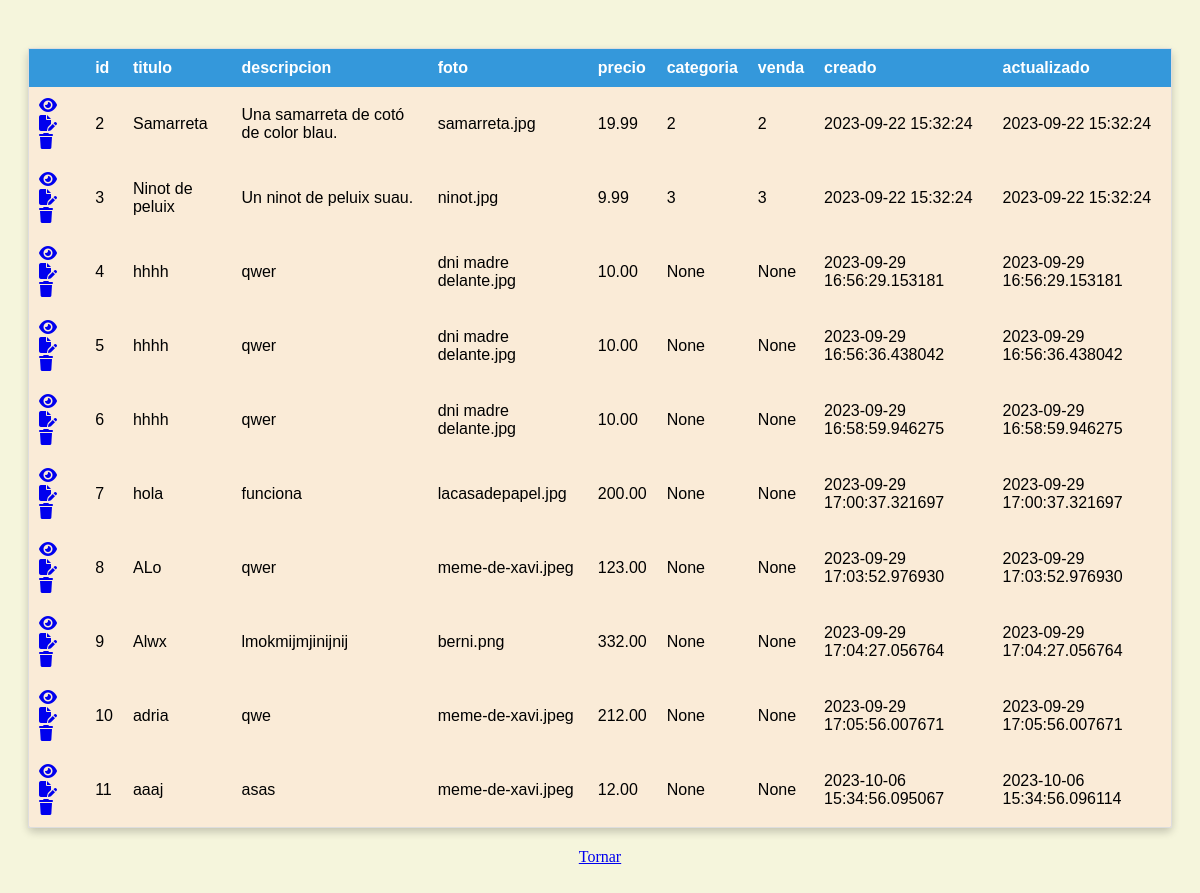
/list, run on an earlier commit of the app's database.
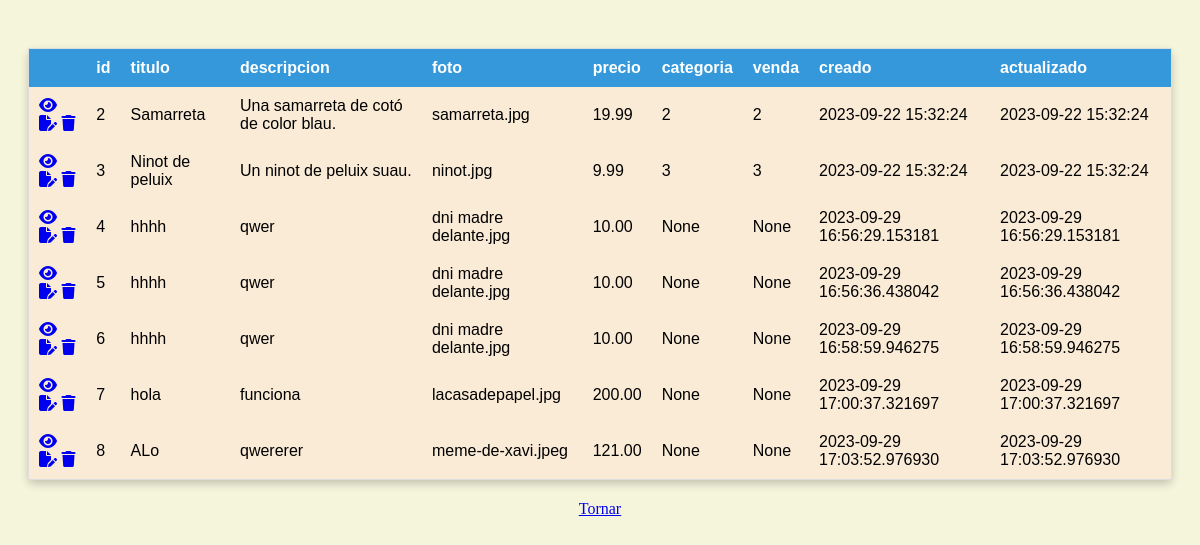
And on a later commit of the database.
### models.py (models this page shows)
class Product(db.Model):
    __tablename__ = "products"
    id = db.Column(db.Integer, primary_key=True, autoincrement=True)
    title = db.Column(db.Text, nullable=False)
    description = db.Column(db.Text, nullable=False)
    photo = db.Column(db.Text, nullable=False)
    price = db.Column(db.Numeric(10, 2), nullable=False)
    category_id = db.Column(db.Integer, db.ForeignKey("categories.id"), nullable=False)
    seller_id = db.Column(db.Integer, db.ForeignKey("users.id"), nullable=False)
    created = db.Column(db.DateTime, default=now)
    updated = db.Column(db.DateTime, default=now)

### routes_main.py (the view)
@main_bp.route("/list")
def lista_productes():
    datos = db.session.query(Product).all()
    return render_template("products/list.html", datos=datos)

### templates/products/list.html (shortened to what this page needs)
<!DOCTYPE html>
<html lang="en">
<head>
    <link rel="stylesheet" href="{{url_for('static', filename='llista.css')}}">
</head>
<body>
    <table>
        <tr>
            <th></th>
            <th>id</th>
            <th>titulo</th>
            <th>descripcion</th>
            <th>foto</th>
            <th>precio</th>
            <th>categoria</th>
            <th>venda</th>
            <th>creado</th>
            <th>actualizado</th>
        </tr>
        {% for dada in datos %}
        <tr>
            <td><a href="/products/read/{{dada.id}}"><i class="fa-solid fa-eye"></i></a> <a href="/products/update/{{dada.id}}"><i class="fa-solid fa-file-pen"></i></a> <a href="/products/delete/{{dada.id}}"><i class="fa-solid fa-trash"></i></a></td>
            <td>{{dada.id}}</td>
            <td>{{dada.title}}</td>
            <td>{{dada.description}}</td>
            <td>{{dada.photo}}</td>
            <td>{{dada.price}}</td>
            <td>{{dada.category_id}}</td>
            <td>{{dada.seller_id}}</td>
            <td>{{dada.created}}</td>
            <td>{{dada.updated}}</td>
        </tr>
        {% endfor %}
    </table>
    <a href="/">Tornar</a>
</body>
</html>

### static/llista.css (style rules this page uses)
table { width: 100%; border-collapse: collapse; margin: 20px auto; font-family: Arial, sans-serif; background-color: antiquewhite; border: 1px solid #ddd; border-radius: 5px; }
th, td { padding: 10px; text-align: left; }
th { background-color: #3498db; color: #fff; }
body { text-align: center; padding: 20px; background-color: beige; }
table { box-shadow: 0 4px 8px 0 rgba(0, 0, 0, 0.2); }

What changed in the data, as far as the page shows it:
removed Product: id "9", title "Alwx", description "lmokmijmjinijnij", photo "berni.png", price "332.00", category_id "None", seller_id "None", created "2023-09-29 17:04:27.056764", updated "2023-09-29 17:04:27.056764"
removed Product: id "10", title "adria", description "qwe", photo "meme-de-xavi.jpeg", price "212.00", category_id "None", seller_id "None", created "2023-09-29 17:05:56.007671", updated "2023-09-29 17:05:56.007671"
removed Product: id "11", title "aaaj", description "asas", photo "meme-de-xavi.jpeg", price "12.00", category_id "None", seller_id "None", created "2023-10-06 15:34:56.095067", updated "2023-10-06 15:34:56.096114"
changed Product "ALo": description "qwer" → "qwererer"; price "123.00" → "121.00"
